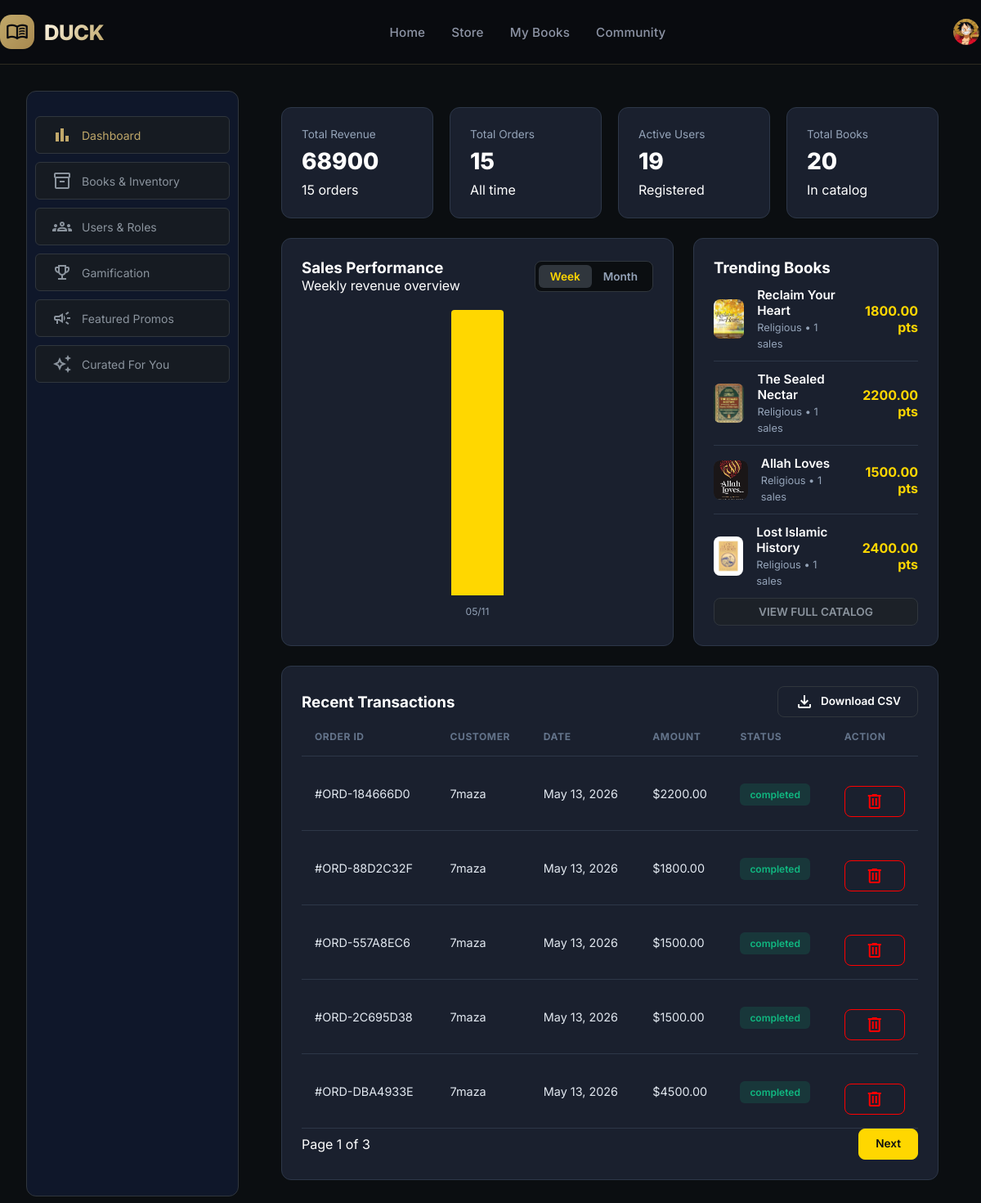
The page /admin-panel/ (signed in) on the database its author committed.
### Authentication/models.py (models this page shows, shortened)
class User(AbstractUser):
    rank = models.ForeignKey(Rank, on_delete=models.SET_NULL, null=True, blank=True)
    name = models.CharField(max_length=150)
    email = models.EmailField(max_length=255, unique=True)
    role = models.CharField(max_length=20, default='user')
    avatar = models.ImageField(upload_to="avatars/", null=True, blank=True)
    points = models.IntegerField(default=0)
    readings = models.IntegerField(default=0)
    reviews = models.IntegerField(default=0)
    last_active = models.DateField(auto_now=True)
    USERNAME_FIELD = 'email'
    REQUIRED_FIELDS = ['username', 'name']

### Storefront/models.py (models this page shows, shortened)
class Book(models.Model):
    genre = models.ForeignKey(Genre, on_delete=models.SET_NULL, null=True, related_name='books')
    title = models.CharField(max_length=255)
    author = models.CharField(max_length=255)
    price = models.DecimalField(max_digits=10, decimal_places=2)
    pages = models.IntegerField()
    rating = models.FloatField(default=0.0)
    cover_img = models.ImageField(upload_to='covers/', null=True, blank=True)
    published_date = models.TextField()
    description = models.TextField()
    sales = models.IntegerField(default = 0)

class Genre(models.Model):
    name = models.CharField(max_length=100, unique=True)
    slug = models.SlugField(max_length=100, unique=True)
    def __str__(self):
        return self.name

class Order(models.Model):
    id = models.CharField(max_length=20, primary_key=True)
    customer = models.ForeignKey(settings.AUTH_USER_MODEL, on_delete=models.SET_NULL, null=True, related_name='orders')
    customer_name = models.CharField(max_length=150)
    book = models.ForeignKey(Book, on_delete=models.SET_NULL, null=True)
    book_title = models.CharField(max_length=255)
    total = models.DecimalField(max_digits=10, decimal_places=2)
    status = models.CharField(max_length=20)
    date = models.DateField(auto_now_add=True)

### AdminPanel/views.py (the view)
# urls.py: path('', AdminDashboardView.as_view(), name='dashboard'),
class AdminDashboardView(ListView):
    template_name = "AdminPanel/dashboard.html"
    context_object_name = "recent_orders"
    model = Order
    paginate_by = 5
    def get_queryset(self):
        return Order.objects.all().order_by('-date')
    def get_context_data(self, **kwargs):
        context = super().get_context_data(**kwargs)
        completed = Order.objects.filter(status__iexact='completed')
        total_revenue = completed.aggregate(s=Sum('total'))['s'] or 0
        total_orders = completed.count()
        total_users = User.objects.count()
        total_books = Book.objects.count()
        context['stats'] = [
            {'label': 'Total Revenue', 'value': f'{total_revenue:.0f}', 'subtext': f'{total_orders} orders'},
            {'label': 'Total Orders', 'value': str(total_orders), 'subtext': 'All time'},
            {'label': 'Active Users', 'value': str(total_users), 'subtext': 'Registered'},
            {'label': 'Total Books', 'value': str(total_books), 'subtext': 'In catalog'},
        ]
        period = self.request.GET.get('period', 'weekly').lower()
        if period not in ['weekly', 'monthly']:
            period = 'weekly'
        context['current_period'] = period
        trunc_fn = TruncWeek if period == 'weekly' else TruncMonth
        sales_qs = (
            completed
            .annotate(period_label=trunc_fn('date'))
            .values('period_label')
            .annotate(total=Sum('total'))
            .order_by('period_label')
        )
        max_total = max((s['total'] for s in sales_qs), default=0)
        context['sales_data'] = [
            {
                'label': s['period_label'].strftime('%m/%d') if s['period_label'] else 'N/A',
                'fill_height': int((s['total'] / max_total) * 100) if max_total else 0,
            }
            for s in sales_qs
        ]
        context['trending_books'] = Book.objects.all().order_by('-sales')[:4]
        for order in context['recent_orders']:
            order.total_amount = order.total
        return context

### templates/AdminPanel/dashboard.html (shortened to what this page needs)
{% extends "base.html" %}
{% load static %}
{% block style %}
    <link rel="stylesheet" href="{% static 'css/style.css' %}">
    <link rel="stylesheet" href="{% static 'css/AdminPanel/dashboard.css' %}">
{% endblock style %}
{% block navbar %}
    {% include "includes/navbar.html" %}
{% endblock navbar %}
{% block content %}
<div class="layout-wrapper">
    {% include "includes/sidebar.html" %}
    <main class="dashboard-main">
        <section class="stats-row" id="stats-container">
            {% for stat in stats %}
            <div class="stat-card shadow-sm">
                <div class="card-body">
                    <span class="stat-label">{{ stat.label }}</span>
                    <h3 class="stat-value">{{ stat.value }}</h3>
                    <span class="stat-subtext">{{ stat.subtext }}</span>
                </div>
            </div>
            {% empty %}
            <p>No statistics available.</p>
            {% endfor %}
        </section>
        <div class="content-grid-wrapper">
            <div class="panel-card">
                <div class="panel-header flex-between">
                    <div>
                        <h3>Sales Performance</h3>
                        <span class="subtext">Weekly revenue overview</span>
                    </div>
                    <div class="toggle-group">
                        <a href="?period=weekly"
                            class="toggle-btn {% if current_period != 'monthly' %}active{% endif %}">Week</a>
                        <a href="?period=monthly"
                            class="toggle-btn {% if current_period == 'monthly' %}active{% endif %}">Month</a>
                    </div>
                </div>
                <div class="chart-area">
                    <div class="chart-grid" id="chart-grid">
                        {% for data in sales_data %}
                        <div class="chart-bar-wrapper">
                            <div class="bar" style="height: {{ data.fill_height }}%;"></div>
                            <span class="bar-label">{{ data.label }}</span>
                        </div>
                        {% endfor %}
                    </div>
                </div>
            </div>
            <div class="panel-card" id="trending-books-container">
                <div class="panel-header">
                    <h3>Trending Books</h3>
                </div>
                <div class="book-list" id="trending-books-list">
                    {% for book in trending_books %}
                    <div class="book-item">
                        <img src="{% if book.cover_img %}{{ book.cover_img.url }}{% endif %}" alt="cover">
                        <div class="book-details">
                            <span class="book-title">{{ book.title }}</span>
                            <span class="book-meta">{{ book.genre }} • {{ book.sales }} sales</span>
                        </div>
                        <span class="book-price">{{ book.price }} pts</span>
                    </div>
                    {% empty %}
                    <p class="subtext">No trending books.</p>
                    {% endfor %}
                </div>
                <a href="{% url 'inventory' %}" class="btn-block-subtle mt-15">VIEW FULL CATALOG</a>
            </div>
            <div class="panel-card lg-col-span-2" id="transactions-panel">
                <div class="panel-header flex-between">
                    <h3>Recent Transactions</h3>
                    <a href="{% url 'export_orders_csv' %}" class="btn-outline">
                        <span class="material-symbols-outlined">download</span>
                        Download CSV
                    </a>
                </div>
                <div class="table-responsive">
                    <table>
                        <thead>
                            <tr>
                                <th>ORDER ID</th>
                                <th>CUSTOMER</th>
                                <th>DATE</th>
                                <th>AMOUNT</th>
                                <th>STATUS</th>
                                <th>ACTION</th>
                            </tr>
                        </thead>
                        <tbody id="transactions-tbody">
                            {% for order in recent_orders %}
                            <tr>
                                <td>#{{ order.id }}</td>
                                <td>{{ order.customer_name|default:"Guest" }}</td>
                                <td>{{ order.date|date:"M d, Y" }}</td>
                                <td>${{ order.total_amount|default:"0.00" }}</td>
                                <td><span class="status-badge {{ order.status|lower }}">{{ order.status }}</span></td>
                                <td>
                                    <form action="{% url 'delete_order' order.id %}" method="post"
                                        onsubmit="return confirm('Delete this order?');">
                                        <button type="submit" class="btn-outline"
                                            style="color: red; border-color: red;">
                                            <span class="material-symbols-outlined">delete</span>
                                        </button>
                                    </form>
                                </td>
                            </tr>
                            {% empty %}
                            <tr>
                                <td colspan="6" style="text-align: center;">No transactions found.</td>
                            </tr>
                            {% endfor %}
                        </tbody>
                    </table>
                </div>
                <div class="pagination flex-between" id="transactions-pagination">
                    {% if is_paginated %}
                    <span class="subtext">
                        Page {{ page_obj.number }} of {{ paginator.num_pages }}
                    </span>
                    <div class="page-controls">
                        {% if page_obj.has_next %}
                        <a href="?page={{ page_obj.next_page_number }}&period={{ current_period }}#transactions-panel" class="btn-outline active">Next</a>
                        {% endif %}
                    </div>
                    {% endif %}
                </div>
            </div>
        </div>
    </main>
</div>
{% endblock content %}

### templates/includes/navbar.html
{% load static %}
{% block navbar %}
<nav class="header" id="main-nav">
    <div class="container header__inner">
        <a href="{% if user.is_authenticated and user.role == 'admin' %}{% url 'dashboard' %}{% else %}{% url 'home' %}{% endif %}" class="logo-group">
            <div class="logo-icon">
                <span class="material-symbols-outlined">menu_book</span>
            </div>
            <div class="logo-text">DUCK</div>
        </a>
        <div class="nav">
            <a href="{% url 'home' %}"
               class="{% if request.resolver_match.url_name == 'home' %}active{% endif %}">
                Home
            </a>
            <a href="{% url 'store' %}"
               class="{% if request.resolver_match.url_name == 'store' %}active{% endif %}">
                Store
            </a>
            <a href="{% url 'my_books' %}"
               class="{% if request.resolver_match.url_name == 'my_books' %}active{% endif %}">
                My Books
            </a>
            <a href="{% url 'community' %}"
               class="{% if request.resolver_match.url_name == 'community' %}active{% endif %}">
                Community
            </a>
        </div>
        <div class="header__actions">
            {% if user.is_authenticated %}
                <a href="{% url 'user_profile' %}" class="avatar-link">
                    <img
                        src="{% if user.avatar %}{{ user.avatar.url }}{% else %}{% static 'assets/images/logo.png' %}{% endif %}"
                        class="avatar-img"
                        alt="avatar"
                    >
                </a>
            {% else %}
                <a href="{% url 'login' %}" class="btn-login">Login</a>
            {% endif %}
        </div>
    </div>
</nav>
{% endblock navbar %}

### static/css/style.css (style rules this page uses)
:root { --brand-primary: #FFD700; --brand-primary-hover: #E6C200; --background-color: #0B0E11; --card-bg: #161B22; --input-bg: #1C2128; --progress-bg: #1e293b; --text-main: #FFFFFF; --text-muted: #8B949E; --text-link: #FFD700; --border-color: #30363D; --radius-main: 12px; --radius-input: 6px; --spacing-card: 40px; --font-main: 'Inter', sans-serif; --font-size-base: 1rem; --font-size-small: 0.875rem; --transition-speed: 0.3s; --btn-padding-y: 10px; --btn-padding-x: 20px; --btn-font-weight: 600; --nav-color: #0F172A; }
a { text-decoration: none; }
* { margin: 0; padding: 0; box-sizing: border-box; }
body { background-color: var(--background-color); color: var(--text-main); font-family: var(--font-main); display: flex; flex-direction: column; min-height: 100vh; }
.header { border-bottom: 1px solid rgba(192, 168, 106, 0.2); background: rgba(10, 12, 16, 0.95); backdrop-filter: blur(4px); position: sticky; top: 0; z-index: 100; }
.container { max-width: 1400px; margin: 0 auto; padding: 0 32px; }
.header__inner { display: flex; justify-content: space-between; align-items: center; padding: 18px 0; }
.logo-group { display: flex; align-items: center; gap: 12px; }
.logo-icon { background: linear-gradient(135deg, #C0A86A, #A8894F); width: 42px; height: 42px; display: flex; align-items: center; justify-content: center; border-radius: 14px; }
.logo-icon span { font-size: 28px; color: #0A0C10; }
.logo-text { font-size: 1.6rem; font-weight: 800; letter-spacing: -0.5px; background: linear-gradient(130deg, #FFF8E7, #C0A86A); background-clip: text; -webkit-background-clip: text; color: transparent; }
.nav { display: flex; gap: 32px; }
.nav a { color: #8D94A5; text-decoration: none; font-weight: 500; font-size: 0.95rem; letter-spacing: 0.2px; transition: color 0.2s ease; }
.header__actions { display: flex; align-items: center; gap: 20px; }
.action-link, .avatar-link { display: flex; align-items: center; text-decoration: none; color: var(--text-muted); transition: all var(--transition-speed) ease; }
.avatar-img { width: 36px; height: 36px; border-radius: 50%; object-fit: cover; border: 2px solid transparent; transition: border-color var(--transition-speed), transform var(--transition-speed); }
.layout-wrapper { display: flex; flex: 1; width: 100%; max-width: 1400px; margin: 0 auto; padding: 0 32px; gap: 32px; }
main { flex: 1; background-color: var(--card-bg); border: 1px solid var(--border-color); border-radius: var(--radius-main); padding: var(--spacing-card); margin: 32px 0; transition: all var(--transition-speed) ease; }
button { width: 100%; background: var(--card-bg); color: var(--text-muted); border: 1px solid var(--border-color); border-radius: var(--radius-input); padding: 14px; font-size: var(--font-size-base); font-weight: 700; cursor: pointer; margin-top: 20px; transition: all var(--transition-speed) ease; }

### templates/AdminPanel/dashboard.html (style rules this page uses)
.chart-bar-wrapper .bar { max-height: 100%; }

### rows shown on the page
User: avatar (picture)
Book: cover_img (picture), title "Reclaim Your Heart", genre "Religious", sales "1", price "1800.00"
Book: cover_img (picture), title "The Sealed Nectar", genre "Religious", sales "1", price "2200.00"
Book: cover_img (picture), title "Allah Loves", genre "Religious", sales "1", price "1500.00"
Book: cover_img (picture), title "Lost Islamic History", genre "Religious", sales "1", price "2400.00"
Order: id "ORD-184666D0", customer_name "7maza", date "May 13, 2026", total_amount "2200.00", status "completed"
Order: id "ORD-88D2C32F", customer_name "7maza", date "May 13, 2026", total_amount "1800.00", status "completed"
Order: id "ORD-557A8EC6", customer_name "7maza", date "May 13, 2026", total_amount "1500.00", status "completed"
Order: id "ORD-2C695D38", customer_name "7maza", date "May 13, 2026", total_amount "1500.00", status "completed"
Order: id "ORD-DBA4933E", customer_name "7maza", date "May 13, 2026", total_amount "4500.00", status "completed"

### other values the page prints
{{ stat.label }} "Total Revenue" "Total Orders" "Active Users" "Total Books"
{{ stat.value }} "68900" "15" "19" "20"
{{ stat.subtext }} "15 orders" "All time" "Registered" "In catalog"
{{ data.label }} "05/11"
{{ page_obj.number }} "1"
{{ paginator.num_pages }} "3"
